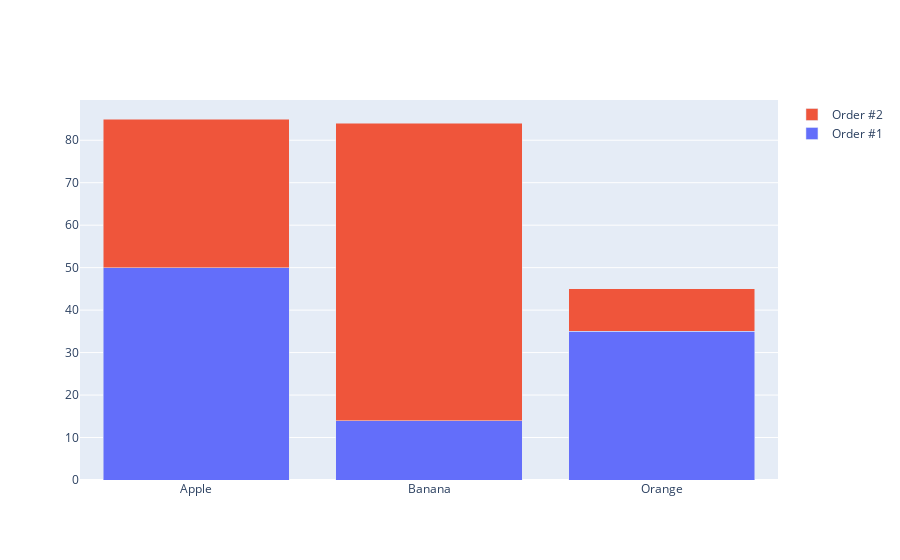

Notebook source saved alongside this figure:
### Code cell
bar_layout = go.Layout(barmode = 'stack')  # group is the default value for barmode
bar_fig = go.Figure(data=bar_data, layout= bar_layout)
offline.iplot(bar_fig)

### Figure 1 — Plotly figure (JSON) as saved in the notebook; plotly's stock layout.template omitted (floating-point values rounded to 4 significant figures)
{"data": [{"name": "Order #1", "type": "bar", "x": ["Apple", "Banana", "Orange"], "y": [50, 14, 35]}, {"name": "Order #2", "type": "bar", "x": ["Apple", "Banana", "Orange"], "y": [35, 70, 10]}], "layout": {"autosize": true, "barmode": "stack", "xaxis": {"autorange": true, "range": [-0.5, 2.5], "type": "category"}, "yaxis": {"autorange": true, "range": [0, 89.47], "type": "linear"}}}
